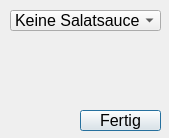
<?xml version="1.0" encoding="UTF-8"?>
<ui version="4.0">
 <class>Dialog</class>
 <widget class="QDialog" name="Dialog">
  <property name="geometry">
   <rect>
    <x>0</x>
    <y>0</y>
    <width>169</width>
    <height>138</height>
   </rect>
  </property>
  <property name="font">
   <font>
    <pointsize>12</pointsize>
   </font>
  </property>
  <property name="windowTitle">
   <string>Dialog</string>
  </property>
  <widget class="QPushButton" name="pushButton">
   <property name="geometry">
    <rect>
     <x>80</x>
     <y>110</y>
     <width>81</width>
     <height>21</height>
    </rect>
   </property>
   <property name="font">
    <font>
     <pointsize>12</pointsize>
    </font>
   </property>
   <property name="text">
    <string>Fertig</string>
   </property>
  </widget>
  <widget class="QComboBox" name="comboBox">
   <property name="geometry">
    <rect>
     <x>10</x>
     <y>10</y>
     <width>151</width>
     <height>21</height>
    </rect>
   </property>
   <item>
    <property name="text">
     <string>Keine Salatsauce</string>
    </property>
   </item>
   <item>
    <property name="text">
     <string>Italienische Salatsauce</string>
    </property>
   </item>
   <item>
    <property name="text">
     <string>Französische Salatsauce</string>
    </property>
   </item>
   <item>
    <property name="text">
     <string>Hausgemachte Salatsauce</string>
    </property>
   </item>
  </widget>
 </widget>
 <resources/>
 <connections/>
</ui>
